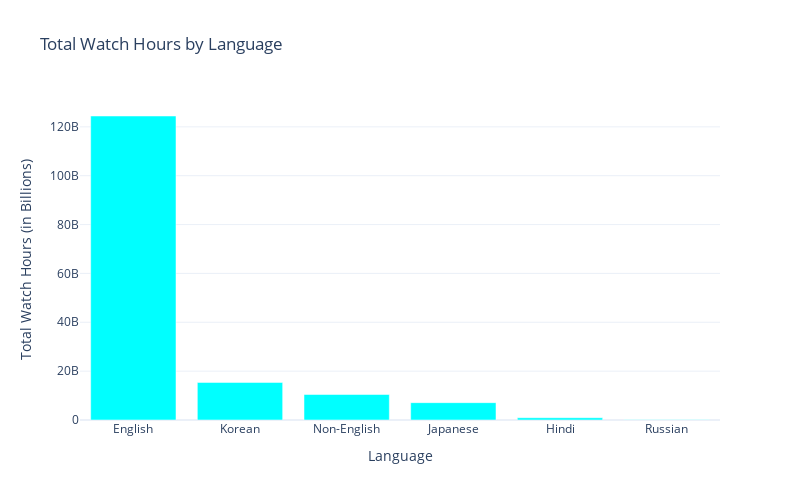

Notebook source saved alongside this figure:
### Code cell
fig = go.Figure()

fig.add_trace(go.Bar(
    x = language_viewership.index,
    y = language_viewership.values,
    marker_color = 'cyan'
))

fig.update_layout(
    title = 'Total Watch Hours by Language',
    xaxis_title = 'Language',
    yaxis_title = 'Total Watch Hours (in Billions)',
    xaxis_tickangle = 0,
    height = 500,
    width = 800
)

### Figure 1 — Plotly figure (JSON) as saved in the notebook; plotly's stock layout.template omitted (floating-point values rounded to 4 significant figures)
{"data": [{"marker": {"color": "cyan"}, "type": "bar", "x": ["English", "Korean", "Non-English", "Japanese", "Hindi", "Russian"], "y": [124441700000, 15378400000, 10439100000, 7102000000, 926100000, 114600000]}], "layout": {"height": 500, "title": {"text": "Total Watch Hours by Language"}, "width": 800, "xaxis": {"tickangle": 0, "title": {"text": "Language"}}, "yaxis": {"title": {"text": "Total Watch Hours (in Billions)"}}}}
